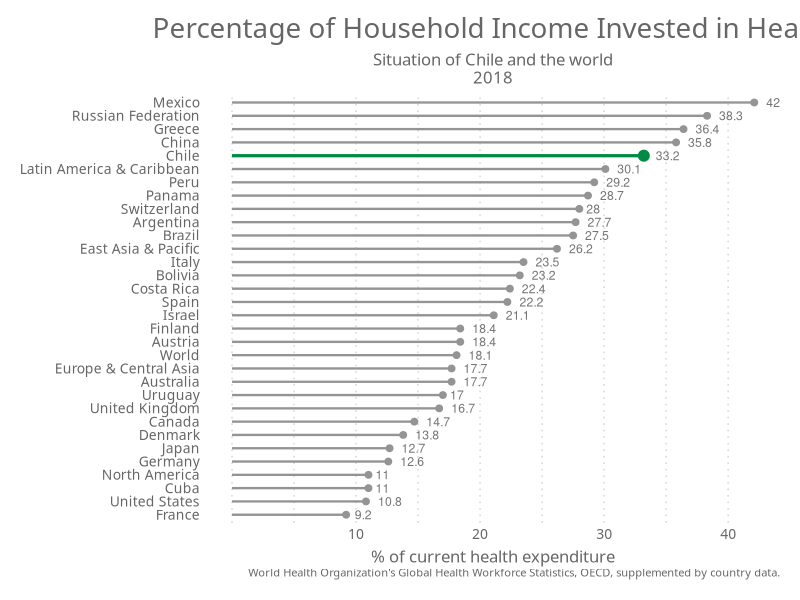

Reproduce this figure in R.
#### Library ----
library(readxl)
library(dplyr)
library(tidyverse)

#### Theme ----
theme_elegante <- function(base_size = 10,
                           base_family = "Raleway"
)
{
  color.background = "#FFFFFF" # Chart Background
  color.grid.major = "#D9D9D9" # Chart Gridlines
  color.axis.text = "#666666" # 
  color.axis.title = "#666666" # 
  color.title = "#666666"
  color.subtitle = "#666666"
  strip.background.color = '#9999CC'
  
  ret <-
    theme_bw(base_size=base_size) +
    
    # Set the entire chart region to a light gray color
    theme(panel.background=element_rect(fill=color.background, color=color.background)) +
    theme(plot.background=element_rect(fill=color.background, color=color.background)) +
    theme(panel.border=element_rect(color=color.background)) +
    
    # Format the grid
    theme(panel.grid.major=element_line(color=color.grid.major,size=.55, linetype="dotted")) +
    theme(panel.grid.minor=element_line(color=color.grid.major,size=.55, linetype="dotted")) +
    theme(axis.ticks=element_blank()) +
    
    # Format the legend, but hide by default
    theme(legend.position="none") +
    theme(legend.background = element_rect(fill=color.background)) +
    theme(legend.text = element_text(size=base_size-3,color=color.axis.title, family = base_family)) +
    
    theme(strip.text.x = element_text(size=base_size,color=color.background, family = base_family)) +
    theme(strip.text.y = element_text(size=base_size,color=color.background, family = base_family)) +
    #theme(strip.background = element_rect(fill=strip.background.color, linetype="blank")) +
    theme(strip.background = element_rect(fill = "grey70", colour = NA)) +
    # theme(panel.border= element_rect(fill = NA, colour = "grey70", size = rel(1)))+
    # Set title and axis labels, and format these and tick marks
    theme(plot.title=element_text(color=color.title, 
                                  size=20, 
                                  vjust=1.25, 
                                  family=base_family, 
                                  hjust = 0.5
    )) +
    
    theme(plot.subtitle=element_text(color=color.subtitle, size=base_size+2, family = base_family,  hjust = 0.5))  +
    
    theme(axis.text.x=element_text(size=base_size,color=color.axis.text, family = base_family)) +
    theme(axis.text.y=element_text(size=base_size,color=color.axis.text, family = base_family)) +
    theme(text=element_text(size=base_size, color=color.axis.text, family = base_family)) +
    
    theme(axis.title.x=element_text(size=base_size+2,color=color.axis.title, vjust=0, family = base_family)) +
    theme(axis.title.y=element_text(size=base_size+2,color=color.axis.title, vjust=1.25, family = base_family)) +
    theme(plot.caption=element_text(size=base_size-2,color=color.axis.title, vjust=1.25, family = base_family)) +
    
    # Legend  
    theme(legend.text=element_text(size=base_size,color=color.axis.text, family = base_family)) +
    theme(legend.title=element_text(size=base_size,color=color.axis.text, family = base_family)) +
    theme(legend.key=element_rect(colour = color.background, fill = color.background)) +
    theme(legend.position="bottom", 
          legend.box = "horizontal", 
          legend.title = element_blank(),
          legend.key.width = unit(.75, "cm"),
          legend.key.height = unit(.75, "cm"),
          legend.spacing.x = unit(.25, 'cm'),
          legend.spacing.y = unit(.25, 'cm'),
          legend.margin = margin(t=0, r=0, b=0, l=0, unit="cm")) +
    
    # Plot margins
    theme(plot.margin = unit(c(.5, .5, .5, .5), "cm"))
  
  ret
}

#### General Data ----

Health <- read_excel("Health_2.xlsx")


# Out of pocket ----

# expenditure (% of current health expenditure)
# Long definition
# Share of out of pocket
# payments of total current health expenditures. Out of pocket
# payments are spending on health directly out of pocket
# by households.
# Source
# World Health Organization's Global Health Workforce Statistics, OECD, supplemented by country data.

# Out of pocket Data

Health_Out <- Health %>%
  select(Country, `Out of pocket%ofcurrent2018`) %>%
  filter(`Out of pocket%ofcurrent2018`!= "..", Country %in%
           c("Cuba", "Greece", "Austria", "Uruguay", "Israel",
             "Switzerland", "Germany", "Argentina", "Italy", "Denmark", "Russian Federation",
             "Spain", "Finland", "Australia", "Europe & Central Asia", "France", "Costa Rica", "United Kingdom", "Canada",
             "Chile", "United States", "North America", "Japan", "Mexico",
             "Latin America & Caribbean", "Brazil", "China", "East Asia & Pacific",
             "Bolivia", "Panama", "World", "Peru")) %>%
  arrange(`Out of pocket%ofcurrent2018`) # Reorder the data

Health_Out$`Out of pocket%ofcurrent2018` <- as.numeric(as.character(Health_Out$`Out of pocket%ofcurrent2018`)) #Transform column character to numeric

# Out of pocket Graphic

Health_Out %>%
  mutate(Country = fct_reorder(Country, `Out of pocket%ofcurrent2018`)) %>%
  ggplot(aes(x = Country, y = `Out of pocket%ofcurrent2018`)) +
  geom_segment(aes(x = Country, xend = Country, y = 0, yend = `Out of pocket%ofcurrent2018`), color = ifelse(Health_Out$Country %in% c("Chile"), "springgreen4", "gray58"), size = ifelse(Health_Out$Country %in% c("Chile"), 1.1, 0.8)) +
  geom_point(color = ifelse(Health_Out$Country %in% c("Chile"), "springgreen4", "gray58"), size = ifelse(Health_Out$Country %in% c("Chile"), 3.4, 2)) +
  coord_flip() +
  theme_elegante() +
  ylab("% of current health expenditure") +
  labs(title = paste("Percentage of Household Income Invested in Health"), 
       caption = "World Health Organization's Global Health Workforce Statistics, OECD, supplemented by country data.",
       subtitle = paste0("Situation of Chile and the world\n", "2018" )) +
  geom_text(aes(label = Health_Out$`Out of pocket%ofcurrent2018`), hjust = -.5, nudge_x = 0, color = "gray46", size = 3.1) +
  theme(panel.grid.major.y = element_blank(), panel.border = element_blank(), axis.ticks.y = element_blank()) +
  theme(axis.title.y=element_blank(),
        legend.position = "none") +
  scale_y_continuous(breaks = c(10, 20, 30, 40, 50, 60, 70))
